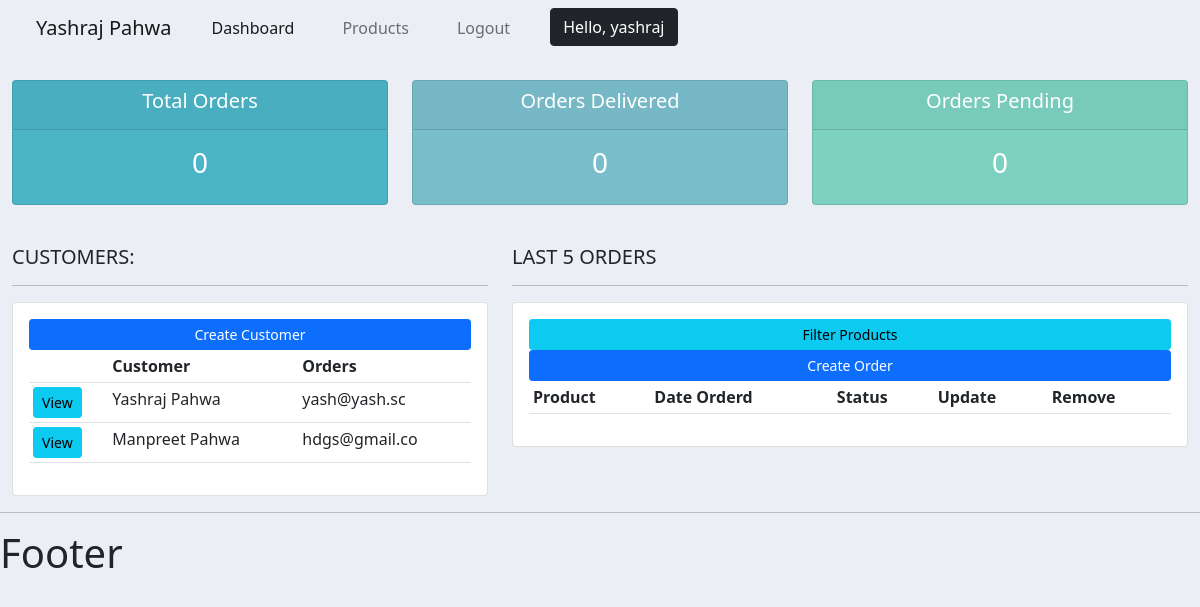
The app's page / (signed in), older data.
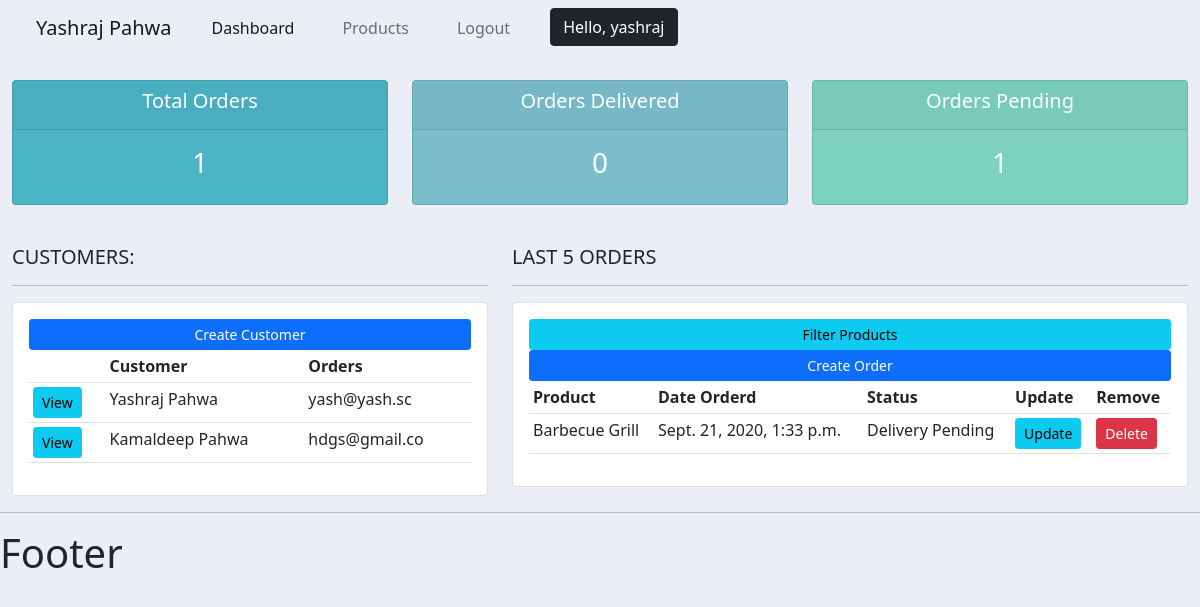
The same page, newer data.
### main/models.py (models this page shows, shortened)
class Customer(models.Model):
    user = models.OneToOneField(User, null=True, on_delete=models.CASCADE)
    name = models.CharField(max_length=255, null=True,
                            help_text='Enter your name')
    phone = models.CharField(max_length=255, null=True)
    email = models.EmailField(max_length=255, null=True)
    date_created = models.DateTimeField(auto_now_add=True, null=True)

class Order(models.Model):
    STATUS = (
        ('Delivery Pending', 'Delivery Pending'),
        ('Out for delivery', 'Out for delivery'),
        ('Delivered', 'Delivered'),
    )
    customer = models.ForeignKey(
        Customer, null=True, blank=True, on_delete=models.SET_NULL)
    product = models.ForeignKey(
        Product, null=True, blank=True, on_delete=models.SET_NULL)
    date_created = models.DateTimeField(
        auto_now_add=True, blank=True, null=True)
    status = models.CharField(
        max_length=255, null=True, blank=True, choices=STATUS)
    note = models.CharField(
        max_length=510, null=True, blank=True)

class Product(models.Model):
    CATEGORY = (
        ('Indoor', 'Indoor'),
        ('Outdoor', 'Outdoor'),
        ('Both', 'Both'),
    )
    name = models.CharField(max_length=255, null=True)
    price = models.FloatField(null=True)
    category = models.CharField(max_length=255, null=True, choices=CATEGORY)
    description = models.CharField(max_length=255, null=True, blank=True)
    date_created = models.DateTimeField(auto_now_add=True, null=True)
    tag = models.ManyToManyField(Tag)
    def __str__(self):
        return self.name

### main/decorators.py (the view)
    def wrapper_function(request, *args, **kwargs):
        group = None
        if request.user.groups.exists():
            group = request.user.groups.all()[0].name
        if group == 'customer':
            return redirect('user-page')
        if group == 'admin':
            return view_func(request, *args, **kwargs)

### main/views.py (called while the page is built)
@login_required(login_url='login')
@admin_only
@allowed_users(allowed_roles=['admin'])
def home(request):
    customer = Customer.objects.all()
    order = Order.objects.all()
    total_customer = customer.count()
    total_order = order.count()
    delivered = order.filter(status='Delivered').count()
    pending = order.filter(status='Delivery Pending').count()
    filterOrder = orderFilter(request.GET, queryset=order)
    order = filterOrder.qs
    context = {'customers': customer, 'orders': order,
               'total_customers': total_customer, 'total_order': total_order, 'delivered': delivered, 'pending': pending, 'filterOrder': filterOrder}
    return render(request, 'main/home.html', context)

### main/templates/main/home.html (shortened to what this page needs)
{% extends 'main/main_template.html' %} {% load widget_tweaks %} {% block content %} {% include 'main/status.html' %}
<br />
<div class="row">
  <div class="col-md-5">
    <h5>CUSTOMERS:</h5>
    <hr />
    <div class="card card-body">
      <a class="btn btn-primary btn-sm btn-block" href="{% url 'create-customer' %}">Create Customer</a>
      <table class="table table-sm">
        <tr>
          <th></th>
          <th>Customer</th>
          <th>Orders</th>
        </tr>
        {% for i in customers %}
        <tr>
          <td><a href="{% url 'customer' i.id %}" class="btn btn-sm btn-info">View</a></td>
          <td>{{i.name}}</td>
          <td>{{i.email}}</td>
        </tr>
        {% endfor %}
      </table>
    </div>
  </div>
  <div class="col-md-7">
    <h5>LAST 5 ORDERS</h5>
    <hr />
    <div class="card card-body">
      <button type="button" class="btn btn-sm btn-primary btn-info" data-toggle="modal" data-target="#orderFilterModal">
        Filter Products
      </button>
      <a class="btn btn-primary btn-sm btn-block" href="{% url 'create-order' %}">Create Order</a>
      <table class="table table-sm">
        <tr>
          <th>Product</th>
          <th>Date Orderd</th>
          <th>Status</th>
          <th>Update</th>
          <th>Remove</th>
        </tr>
        {% for i in orders %}
        <tr>
          <td>{{i.product}}</td>
          <td>{{i.date_created}}</td>
          <td>{{i.status}}</td>
          <td><a class="btn btn-sm btn-info" href="{% url 'update-order' i.id %}">Update</a></td>
          <td><a href="{% url 'delete-order' i.id %}" class="btn btn-sm btn-danger">Delete</a></td>
        </tr>
        {% endfor %}
      </table>
    </div>
  </div>
</div>
{% endblock %}

Row changes from the older to the newer data that the page shows:
changed Customer "hdgs@gmail.co": name "Manpreet Pahwa" → "Kamaldeep Pahwa"
added Order: product "Barbecue Grill", date_created "Sept. 21, 2020, 1:33 p.m.", status "Delivery Pending"
Text that changed along with them:
{{ total_order }}: "0" → "1"
{{ pending }}: "0" → "1"
